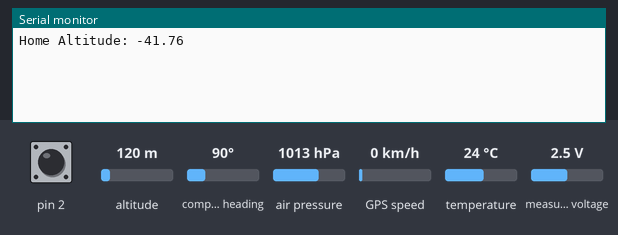
This sketch was run on a simulated Arduino Uno, built with avr-gcc and run on an emulated ATmega328P. On the bench: the last lines printed to the serial monitor. Inputs (shaded band) come from the test bench; at power-on: pin 2 HIGH, altitude 120 m, compass heading 90°, air pressure 1013 hPa, GPS speed 0 km/h, temperature 24 °C, measured voltage 2.5 V. The GPS gets a fix after 3 s at 37.7749, -122.4194 with 8 satellites; no radio packets arrive unless stated.

Above: at 1.4 s.
1.5 s: pin 2 pulled LOW for 1 s
At 3.6 s:
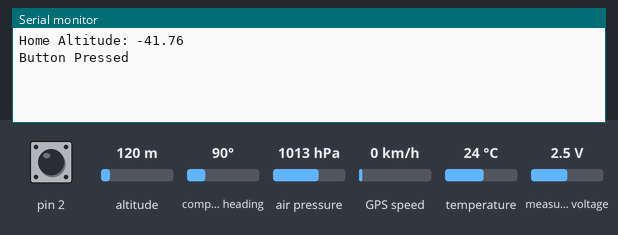
4.0 s: pin 2 pulled LOW for 1 s
At 5.6 s:
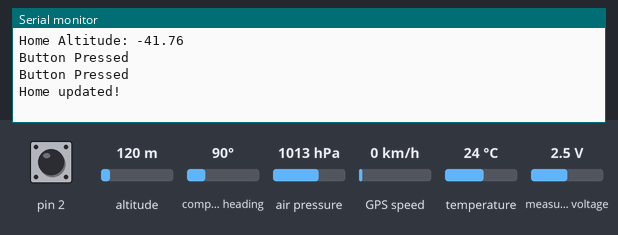

Measured:
- after the input at 1.5 s, the serial monitor: prints a new line after 0.75 s (image 1)
- after the input at 4.0 s, the serial monitor: prints a new line after 0.29 s (image 2)

The sketch:

Transmitter.ino
```cpp
#include <Wire.h>
#include <SPI.h>
#include <TinyGPSPlus.h>
#include <SoftwareSerial.h>
#include <Adafruit_BMP280.h>
#include <nRF24L01.h>
#include <RF24.h>
#include <Adafruit_ADS1X15.h>

#define baudRate 9600
#define BME_Add 0x76
#define airPressure 1008
#define maxAltChange 50.0  // 50 metre
#define latitudeFactor 100000000
#define longitudeFactor 10000000
#define dataDivisionFactor 100
#define voltageOffset 0.25

Adafruit_BMP280 bmp;  // I2C
Adafruit_ADS1115 ads;

RF24 radio(9, 10);  // CE, CSN
const byte address[6] = "00001";

// The TinyGPSPlus object
TinyGPSPlus gps;

// The serial connection to the GPS device
SoftwareSerial ss(4, 3);  // GPS_RXPin = 3, GPS_TXPin = 4

// Max size of this struct is 32 bytes - NRF24L01 buffer limit
typedef struct Data_Package {

  unsigned long latitude;   // 4 byte
  unsigned long longitude;  // 4 byte
  byte satelliteCount;      // 1 byte
  byte polarity;            // 1 byte      // 1-> +lat,+long;  2-> +lat,-long;  3-> -lat,+long;  4-> -lat,-long
  byte distQuotient;        // 1 byte
  byte distRemainder;       // 1 byte
  byte altQuotient;         // 1 byte
  byte altRemainder;        // 1 byte
  byte velocity;            // 1 byte
  byte Hour;                // 1 byte
  byte Minute;              // 1 byte
  byte tempQuotient;        // 1 byte
  byte tempRemainder;       // 1 byte
  byte altPolarity;         // 1 byte
  byte AltitudeQuotient;    // 1 byte
  byte AltitudeRemainder;   // 1 byte
  byte homeLock;            // 1 byte
  byte bvQuotient;          // 1 byte
  byte bvRemainder;         // 1 byte
  byte hdop;                // 1 byte
                            // Total 26 bytes
} Data;
Data d;  // Create a variable with the above structure

static double HomeLat = 22.3461406, HomeLong = 88.4389681, currentAlt, lastAlt, homeAltitude;
int i, batVol;
unsigned int t;

void setup() {
  pinMode(2, INPUT_PULLUP);
  pinMode(A0, INPUT);
  Serial.begin(baudRate);
  ss.begin(baudRate);
  bmp.begin(BME_Add);

  /* Default settings from datasheet. */
  bmp.setSampling(Adafruit_BMP280::MODE_NORMAL,     /* Operating Mode. */
                  Adafruit_BMP280::SAMPLING_X2,     /* Temp. oversampling */
                  Adafruit_BMP280::SAMPLING_X16,    /* Pressure oversampling */
                  Adafruit_BMP280::FILTER_X16,      /* Filtering. */
                  Adafruit_BMP280::STANDBY_MS_500); /* Standby time. */

  radio.begin();
  radio.openWritingPipe(address);
  radio.setPALevel(RF24_PA_MIN);
  radio.setDataRate(RF24_250KBPS);
  radio.stopListening();

  ads.setGain(GAIN_TWOTHIRDS);
  ads.begin();

  for (i = 1; i < 5; i++) {
    homeAltitude = bmp.readAltitude(airPressure);
    delay(50);
  }
  Serial.print("Home Altitude: ");
  Serial.println(homeAltitude);
  lastAlt = homeAltitude;
  //lastBatVol = ((int)(ads.computeVolts(ads.readADC_SingleEnded(0)) * 100.0));
  d.homeLock = 0;
}

void loop() {

  updateData();
  radio.write(&d, sizeof(Data));
  updateVoltage();

  if (digitalRead(2)==LOW) {

    Serial.println("Button Pressed");
    if (gps.location.isValid()) {
      Serial.println("Home updated!");
      HomeLat = gps.location.lat();
      HomeLong = gps.location.lng();
      if(d.homeLock==255) d.homeLock=1;
      else d.homeLock++;
    }

  }

  //displaySerial();

  smartDelay(1000);
}

void updateVoltage() {
  batVol = ((int)(ads.computeVolts(ads.readADC_SingleEnded(0)) * 100.0));
  //if(abs(lastBatVol - batVol) < voltageOffset) lastBatVol=batVol;
  //else batVol=lastBatVol;
  d.bvQuotient = batVol / dataDivisionFactor;
  d.bvRemainder = batVol % dataDivisionFactor;
}

void displaySerial() {
  Serial.print("Satellite Count: ");
  Serial.println(d.satelliteCount);

  Serial.print("HDOP: ");
  Serial.print(d.hdop);
  Serial.println();

  Serial.print("Latitude: ");
  Serial.print(d.latitude);
  Serial.print("\tLongitude: ");
  Serial.print(d.longitude);
  Serial.print("\tPolarity: ");
  Serial.println(d.polarity);

  Serial.print("Distance: ");
  Serial.print((d.distQuotient * 100) + d.distRemainder);
  Serial.println(" metre");

  Serial.print("GPS Altitude: ");
  Serial.println((float)(((d.altQuotient * 100) + d.altRemainder) / 100.0));

  Serial.print("Time: ");
  Serial.print(d.Hour);
  Serial.print(":");
  Serial.println(d.Minute);

  Serial.print("Speed: ");
  Serial.print(d.velocity);
  Serial.println("km/hr");

  Serial.print("Temperature: ");
  Serial.println(((float)((d.tempQuotient * 100) + d.tempRemainder)) / 100.0);

  Serial.print("BME Altitude: ");
  Serial.println(((d.altPolarity) ? 1.0 : -1.0) * ((float)((d.AltitudeQuotient * 100) + d.AltitudeRemainder)) / 100.0);

  Serial.print("Home lock: ");
  Serial.println((int)(d.homeLock));

  Serial.print("Voltage: ");
  //Serial.println(((float)(batVol)) / 100.0);
  Serial.println(ads.readADC_SingleEnded(0));

  Serial.println("\n\n");
}


void updateData() {
  t = ((int)((bmp.readTemperature()) * 100.0));
  d.tempQuotient = t / dataDivisionFactor;
  d.tempRemainder = t % dataDivisionFactor;

  currentAlt = bmp.readAltitude(airPressure);

  if (fabs(lastAlt - currentAlt) < maxAltChange) {
    lastAlt = currentAlt;
    i = (int)(currentAlt * 100.0);
    i -= (int)(homeAltitude * 100.0);

    if (i < 0) d.altPolarity = 1;  // negative
    else d.altPolarity = 0;        // positive

    i = abs(i);

    d.AltitudeQuotient = i / dataDivisionFactor;
    d.AltitudeRemainder = i % dataDivisionFactor;
  }

  d.satelliteCount = (byte)(gps.satellites.value());

  if (d.satelliteCount > 0) {
    int x=gps.hdop.value();
    if(x>400) d.hdop=0;
    else if(x<=400 && x>=100) d.hdop = map(x, 100, 400, 100, 0);
    else d.hdop = 100;

    d.Hour = (byte)(gps.time.hour());
    d.Minute = (byte)(gps.time.minute());

    if (gps.location.isValid()) {

      if (gps.location.lat() >= 0 && gps.location.lng() >= 0) d.polarity = 1;
      else if (gps.location.lat() >= 0 && gps.location.lng() < 0) d.polarity = 2;
      else if (gps.location.lat() < 0 && gps.location.lng() >= 0) d.polarity = 3;
      else d.polarity = 4;

      d.latitude = (unsigned long)(gps.location.lat() * latitudeFactor);
      d.longitude = (unsigned long)(gps.location.lng() * longitudeFactor);
      t = (unsigned int)(TinyGPSPlus::distanceBetween(gps.location.lat(), gps.location.lng(), HomeLat, HomeLong));
      d.distQuotient = t / dataDivisionFactor;
      d.distRemainder = t % dataDivisionFactor;
      if (gps.altitude.isValid()) {
        t = (unsigned int)(gps.altitude.meters() * 100.0);
        d.altQuotient = t / dataDivisionFactor;
        d.altRemainder = t % dataDivisionFactor;
      } else {
        d.altQuotient = 0;
        d.altRemainder = 0;
      }
      if (gps.speed.isValid()) {
        d.velocity = (byte)(gps.speed.kmph());
      } else {
        d.velocity = 0;
      }

    } else {
      d.polarity = 0;
      d.latitude = 0;
      d.longitude = 0;
      d.distQuotient = 0;
      d.distRemainder = 0;
      d.altQuotient = 0;
      d.altRemainder = 0;
      d.velocity = 0;
      d.hdop = 0;
    }
  } else {
    d.polarity = 0;
    d.latitude = 0;
    d.longitude = 0;
    d.distQuotient = 0;
    d.distRemainder = 0;
    d.altQuotient = 0;
    d.altRemainder = 0;
    d.velocity = 0;
    d.Hour = 0;
    d.Minute = 0;
    d.hdop = 0;
  }
}

static void smartDelay(unsigned long ms) {
  unsigned long start = millis();
  do {
    while (ss.available())
      gps.encode(ss.read());
  } while (millis() - start < ms);
}
```
